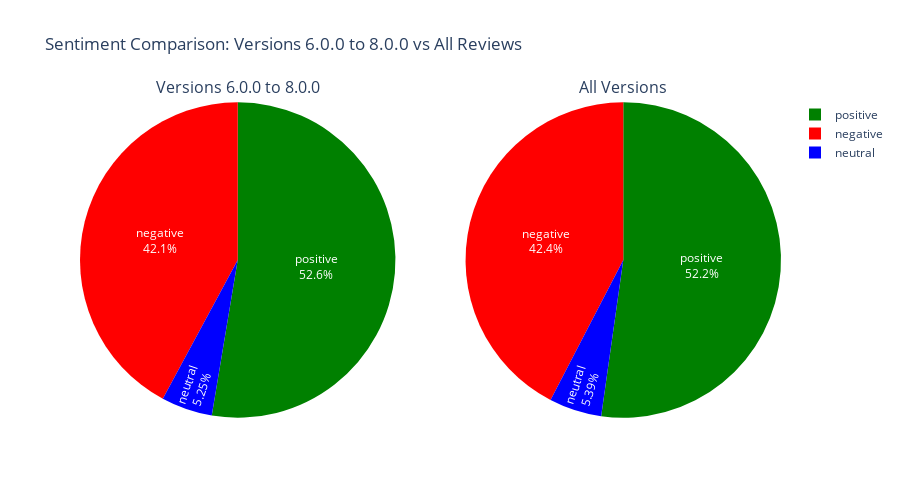
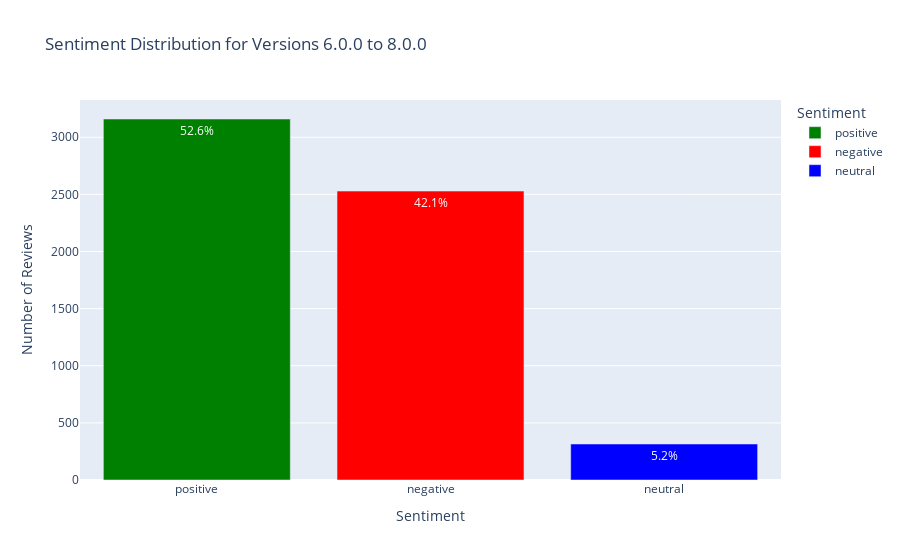
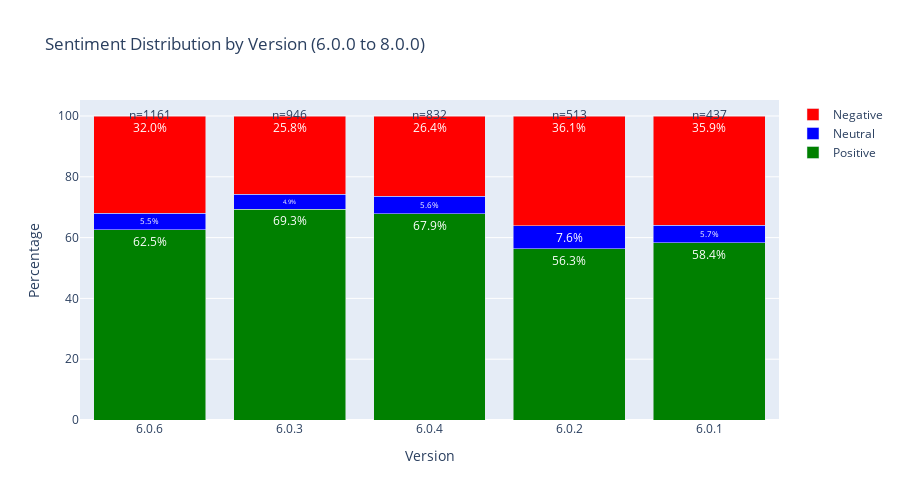

Source (notebook cell) for these figures, in order:
### Markdown cell above
### Analyze sentiment by version

### Code cell
# Analyze sentiment by version using our new filtered datasets
print("\n=== Sentiment Analysis by Version Range ===")

# Set your preferred version range
min_version = "6.0.0"  # Min version to include
max_version = "8.0.0"  # Max version to exclude

# Create a filtered dataset for this specific range
custom_version_range_df = analyzed_df[analyzed_df['version'].apply(lambda v: version_in_range(v, min_version, max_version))].copy()
print(f"Analyzing sentiment for version range {min_version} to {max_version}: {len(custom_version_range_df)} reviews")

# Check if we have data to analyze
if len(custom_version_range_df) > 0:
    # Get sentiment breakdown
    if 'sentiment' in custom_version_range_df.columns:
        sentiment_counts = custom_version_range_df['sentiment'].value_counts()
        print("\nSentiment distribution for this version range:")
        print(sentiment_counts)
        
        # Calculate percentages
        sentiment_pct = sentiment_counts / len(custom_version_range_df) * 100
        print("\nSentiment percentages:")
        for sentiment, pct in sentiment_pct.items():
            print(f"  {sentiment}: {pct:.1f}%")
        
        # Average rating for this version range
        if 'rating' in custom_version_range_df.columns:
            avg_rating = custom_version_range_df['rating'].mean()
            print(f"\nAverage rating for this version range: {avg_rating:.2f}/5.0")
            
        # Compare with the full dataset
        full_sentiment_pct = analyzed_df['sentiment'].value_counts() / len(analyzed_df) * 100
        
        print("\nComparison with full dataset:")
        for sentiment in sentiment_counts.index:
            version_pct = sentiment_pct.get(sentiment, 0)
            full_pct = full_sentiment_pct.get(sentiment, 0)
            diff = version_pct - full_pct
            direction = "higher" if diff > 0 else "lower"
            print(f"  {sentiment}: {version_pct:.1f}% ({abs(diff):.1f}% {direction} than full dataset)")
        
        # Create a visualization of the sentiment comparison
        import plotly.express as px
        import plotly.graph_objects as go
        from plotly.subplots import make_subplots
        
        # Prepare data for pie charts
        version_sentiments = sentiment_counts.index.tolist()
        version_counts = sentiment_counts.values.tolist()
        
        full_sentiment_counts = analyzed_df['sentiment'].value_counts()
        full_sentiments = full_sentiment_counts.index.tolist()
        full_counts = full_sentiment_counts.values.tolist()

        # Create a color mapping for consistent colors
        colors = {'positive': 'green', 'neutral': 'blue', 'negative': 'red'}
        version_colors = [colors.get(s, 'gray') for s in version_sentiments]
        full_colors = [colors.get(s, 'gray') for s in full_sentiments]
        
        # Create figure with subplots
        fig = make_subplots(
            rows=1, cols=2, 
            subplot_titles=[f"Versions {min_version} to {max_version}", "All Versions"],
            specs=[[{'type': 'pie'}, {'type': 'pie'}]]
        )
        
        # Add version range pie chart
        fig.add_trace(
            go.Pie(
                labels=version_sentiments, 
                values=version_counts,
                name="Version Range",
                marker=dict(colors=version_colors),
                textinfo='percent+label'
            ),
            row=1, col=1
        )
        
        # Add full dataset pie chart
        fig.add_trace(
            go.Pie(
                labels=full_sentiments, 
                values=full_counts,
                name="All Versions",
                marker=dict(colors=full_colors),
                textinfo='percent+label'
            ),
            row=1, col=2
        )
        
        # Update layout
        fig.update_layout(
            title_text=f"Sentiment Comparison: Versions {min_version} to {max_version} vs All Reviews",
            height=500
        )
        
        # Show the figure
        fig.show()
        
        # Create a version-specific sentiment bar chart
        fig_bar = px.bar(
            x=sentiment_counts.index,
            y=sentiment_counts.values,
            color=sentiment_counts.index,
            title=f"Sentiment Distribution for Versions {min_version} to {max_version}",
            labels={"x": "Sentiment", "y": "Count", "color": "Sentiment"},
            color_discrete_map=colors,
            text=sentiment_pct.apply(lambda x: f"{x:.1f}%")
        )
        
        fig_bar.update_layout(
            xaxis_title="Sentiment",
            yaxis_title="Number of Reviews"
        )
        
        fig_bar.show()
        
        # Analyze sentiment by specific versions within this range
        # Get the top 5 versions by review count in this range
        top_versions = custom_version_range_df['version'].value_counts().head(5)
        
        print(f"\nSentiment breakdown for top 5 versions within {min_version} to {max_version}:")
        for version, count in top_versions.items():
            version_df = custom_version_range_df[custom_version_range_df['version'] == version]
            version_sentiment = version_df['sentiment'].value_counts(normalize=True) * 100
            version_rating = version_df['rating'].mean()
            
            print(f"\nVersion {version} ({count} reviews):")
            print(f"  Average rating: {version_rating:.2f}")
            for sentiment, pct in version_sentiment.items():
                print(f"  {sentiment}: {pct:.1f}%")
        
        # Create a stacked bar chart for these top versions
        sentiment_by_version = pd.crosstab(
            custom_version_range_df['version'], 
            custom_version_range_df['sentiment'],
            normalize='index'
        ) * 100
        
        # Add count column
        version_counts = custom_version_range_df['version'].value_counts()
        sentiment_by_version['review_count'] = version_counts
        
        # Filter to top versions
        top_sentiment_data = sentiment_by_version.loc[top_versions.index].reset_index()
        
        # Create figure
        fig2 = go.Figure()
        
        # Add bars for each sentiment type
        sentiments = ['positive', 'neutral', 'negative']
        
        for sentiment in sentiments:
            if sentiment in top_sentiment_data.columns:
                fig2.add_trace(go.Bar(
                    x=top_sentiment_data['version'],
                    y=top_sentiment_data[sentiment],
                    name=sentiment.capitalize(),
                    marker_color=colors.get(sentiment, 'gray'),
                    text=top_sentiment_data[sentiment].apply(lambda x: f"{x:.1f}%"),
                    textposition='auto'
                ))
        
        # Add review counts above the bars
        fig2.add_trace(go.Scatter(
            x=top_sentiment_data['version'],
            y=[100] * len(top_sentiment_data),  # Position at the top
            text=top_sentiment_data['review_count'].apply(lambda x: f"n={int(x)}"),
            mode="text",
            showlegend=False
        ))
        
        # Update layout
        fig2.update_layout(
            title=f"Sentiment Distribution by Version ({min_version} to {max_version})",
            xaxis_title="Version",
            yaxis_title="Percentage",
            barmode='stack',
            height=500
        )
        
        # Show the figure
        fig2.show()
        
    else:
        print("No sentiment data available for analysis.")
else:
    print(f"No reviews found in the version range {min_version} to {max_version}.")

### Figure 1 — Plotly figure (JSON) as saved in the notebook; plotly's stock layout.template omitted (floating-point values rounded to 4 significant figures)
{"data": [{"domain": {"x": [0, 0.45], "y": [0, 1]}, "labels": ["positive", "negative", "neutral"], "marker": {"colors": ["green", "red", "blue"]}, "name": "Version Range", "textinfo": "percent+label", "type": "pie", "values": [3160, 2529, 315]}, {"domain": {"x": [0.55, 1], "y": [0, 1]}, "labels": ["positive", "negative", "neutral"], "marker": {"colors": ["green", "red", "blue"]}, "name": "All Versions", "textinfo": "percent+label", "type": "pie", "values": [5224, 4237, 539]}], "layout": {"annotations": [{"font": {"size": 16}, "showarrow": false, "text": "Versions 6.0.0 to 8.0.0", "x": 0.225, "xanchor": "center", "xref": "paper", "y": 1, "yanchor": "bottom", "yref": "paper"}, {"font": {"size": 16}, "showarrow": false, "text": "All Versions", "x": 0.775, "xanchor": "center", "xref": "paper", "y": 1, "yanchor": "bottom", "yref": "paper"}], "height": 500, "title": {"text": "Sentiment Comparison: Versions 6.0.0 to 8.0.0 vs All Reviews"}}}

### Figure 2 — Plotly figure (JSON) as saved in the notebook; plotly's stock layout.template omitted (floating-point values rounded to 4 significant figures)
{"data": [{"hovertemplate": "Sentiment=%{x}<br>Count=%{y}<br>text=%{text}<extra></extra>", "legendgroup": "positive", "marker": {"color": "green", "pattern": {"shape": ""}}, "name": "positive", "orientation": "v", "showlegend": true, "text": ["52.6%"], "textposition": "auto", "type": "bar", "x": ["positive"], "xaxis": "x", "y": [3160], "yaxis": "y"}, {"hovertemplate": "Sentiment=%{x}<br>Count=%{y}<br>text=%{text}<extra></extra>", "legendgroup": "negative", "marker": {"color": "red", "pattern": {"shape": ""}}, "name": "negative", "orientation": "v", "showlegend": true, "text": ["42.1%"], "textposition": "auto", "type": "bar", "x": ["negative"], "xaxis": "x", "y": [2529], "yaxis": "y"}, {"hovertemplate": "Sentiment=%{x}<br>Count=%{y}<br>text=%{text}<extra></extra>", "legendgroup": "neutral", "marker": {"color": "blue", "pattern": {"shape": ""}}, "name": "neutral", "orientation": "v", "showlegend": true, "text": ["5.2%"], "textposition": "auto", "type": "bar", "x": ["neutral"], "xaxis": "x", "y": [315], "yaxis": "y"}], "layout": {"barmode": "relative", "legend": {"title": {"text": "Sentiment"}, "tracegroupgap": 0}, "title": {"text": "Sentiment Distribution for Versions 6.0.0 to 8.0.0"}, "xaxis": {"anchor": "y", "domain": [0, 1], "title": {"text": "Sentiment"}}, "yaxis": {"anchor": "x", "domain": [0, 1], "title": {"text": "Number of Reviews"}}}}

### Figure 3 — Plotly figure (JSON) as saved in the notebook; plotly's stock layout.template omitted (floating-point values rounded to 4 significant figures)
{"data": [{"marker": {"color": "green"}, "name": "Positive", "text": ["62.5%", "69.3%", "67.9%", "56.3%", "58.4%"], "textposition": "auto", "type": "bar", "x": ["6.0.6", "6.0.3", "6.0.4", "6.0.2", "6.0.1"], "y": [62.53, 69.34, 67.91, 56.34, 58.35]}, {"marker": {"color": "blue"}, "name": "Neutral", "text": ["5.5%", "4.9%", "5.6%", "7.6%", "5.7%"], "textposition": "auto", "type": "bar", "x": ["6.0.6", "6.0.3", "6.0.4", "6.0.2", "6.0.1"], "y": [5.512, 4.863, 5.649, 7.602, 5.721]}, {"marker": {"color": "red"}, "name": "Negative", "text": ["32.0%", "25.8%", "26.4%", "36.1%", "35.9%"], "textposition": "auto", "type": "bar", "x": ["6.0.6", "6.0.3", "6.0.4", "6.0.2", "6.0.1"], "y": [31.96, 25.79, 26.44, 36.06, 35.93]}, {"mode": "text", "showlegend": false, "text": ["n=1161", "n=946", "n=832", "n=513", "n=437"], "type": "scatter", "x": ["6.0.6", "6.0.3", "6.0.4", "6.0.2", "6.0.1"], "y": [100, 100, 100, 100, 100]}], "layout": {"barmode": "stack", "height": 500, "title": {"text": "Sentiment Distribution by Version (6.0.0 to 8.0.0)"}, "xaxis": {"title": {"text": "Version"}}, "yaxis": {"title": {"text": "Percentage"}}}}
